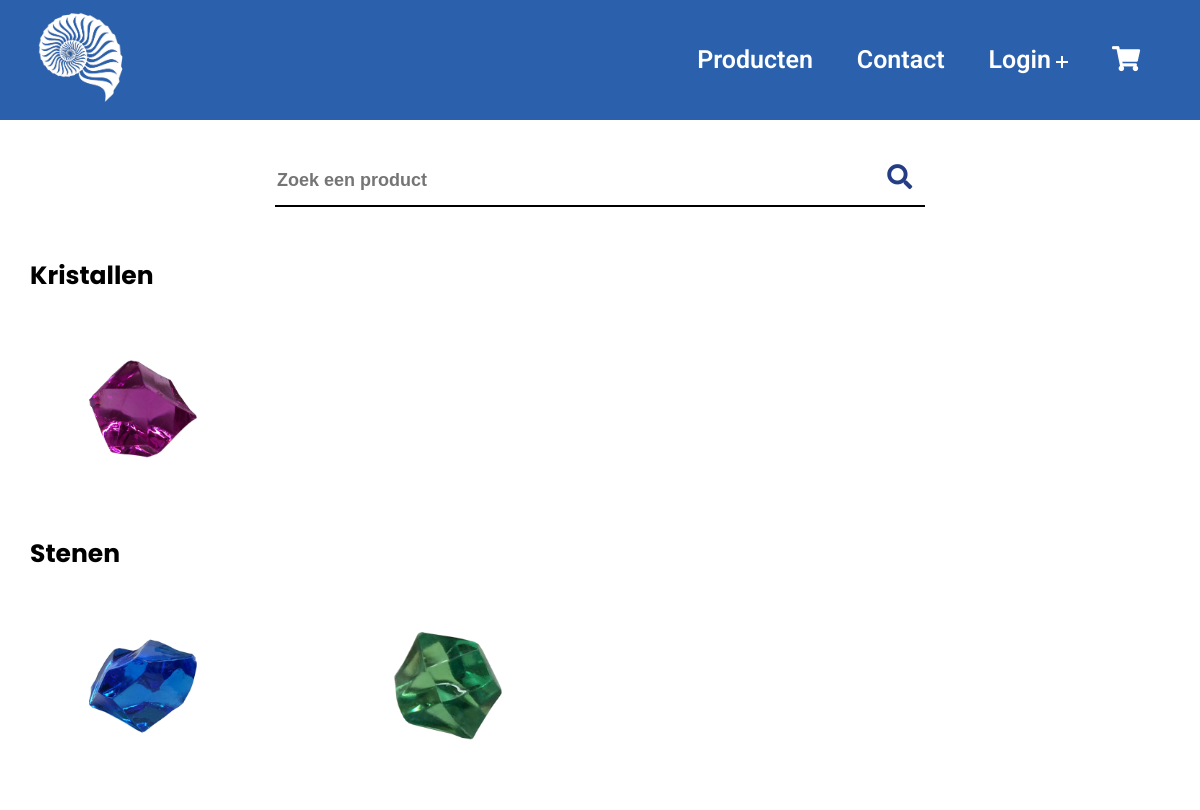
/products.php, run on the app's committed database.
### tables this page shows
CREATE TABLE `product_category` (
  `category_id` int(11) NOT NULL,
  `category_name` varchar(250) NOT NULL
);

CREATE TABLE `product` (
  `product_id` int(11) NOT NULL,
  `product_name` varchar(50) NOT NULL,
  `product_price` int(11) NOT NULL,
  `product_category` int(11) NOT NULL,
  `product_description` longtext NOT NULL,
  `product_quantity` int(11) DEFAULT NULL,
  `product_availability` varchar(5) NOT NULL DEFAULT 'true'
);

CREATE TABLE `product_image` (
  `image_id` int(11) NOT NULL,
  `image_name` varchar(250) NOT NULL,
  `product_id` int(11) NOT NULL
);

### classes/dbh.php (called while the page is built)
<?php
class dbh
{
    public function connection()
    {
        try {
            $username = "root";
            $password = "";
            $pdo = new PDO('mysql:host=localhost;dbname=fas', $username, $password);
            return $pdo;
        } catch (PDOException $e) {
            print "Error!:" . $e->getMessage() . "<br/>";
            die();
        }
    }
}

### products.php (the view, shortened to what this page needs)
<?php
include 'incs/header.php';
include 'classes/dbh.php';
$dbh = new Dbh();
?>
<body id= producten-body>
<?php
include 'incs/navBar.php';
?>
<form class="search-bar" methode="post" action="">
    <input id="search" class="input-search" type="text" name="search" placeholder="Zoek een product">
    <button type="submit" name="submit-search"><i class="fas fa-search"></i></button>
</form>
<div id= all-products>
<?php
$stmtCategory = $dbh->connection()->prepare("SELECT * FROM product_category ORDER BY rand()");
$stmtCategory->execute();
$resultCategory = $stmtCategory->fetchAll();
foreach ($resultCategory as $category) {
    echo "<div class=\"products-wrapper-category\">";
    echo "<h2 class=\"category-title\">$category[category_name]</h2>";
    $stmt = $dbh->connection()->prepare("SELECT * FROM product INNER JOIN product_category ON product.product_category = product_category.category_id INNER JOIN product_image ON product_image.product_id = product.product_id WHERE product_category = $category[category_id] ORDER BY rand();");
    $stmt->execute();
    $result = $stmt->fetchAll();
    echo "<div id=\"products-wrapper\">";
  foreach ($result as $row) {
    if (isset($_SESSION['userId']) && $userRole == "admin") {
        if (($row['product_quantity'] < 1) || ($row['product_availability'] != "true")) {
        echo "
      <div class=\"product\">
      <div class=\"imgbox\">
      <filter style=\"filter: grayscale(100%);\">
        <img src=\"imgs/$row[image_name]\">
      </filter>
      </div>
       <div class=\"detailsAdmin\">
         <h2>$row[product_name]</h2>
         <div class=\"price\">
         €$row[product_price],-
         </div>
         <a href=\"viewProduct.php?id=$row[product_id]\">Bekijken</a>
         <a href=\"editProduct.php?id=$row[product_id]\" style=\"background-color:orange\">Bewerken</a>
         <a href=\"deleteProduct.php?id=$row[product_id]\" style=\"background-color:darkred\">Verwijderen</a>
       </div>
       </div>";
      }else {
        echo "
        <div class=\"product\">
        <div class=\"imgbox\">
          <img src=\"imgs/$row[image_name]\">
        </div>
         <div class=\"detailsAdmin\">
           <h2>$row[product_name]</h2>
           <div class=\"price\">
           €$row[product_price],-
           </div>
           <a href=\"viewProduct.php?id=$row[product_id]\">Bekijken</a>
           <a href=\"editProduct.php?id=$row[product_id]\" style=\"background-color:orange\">Bewerken</a>
           <a href=\"deleteProduct.php?id=$row[product_id]\" style=\"background-color:darkred\">Verwijderen</a>
         </div>
         </div>";}
    } elseif (($row['product_quantity'] > 0) && ($row['product_availability'] != "false")) {
      echo "
      <div class=\"product\">
      <div class=\"imgbox\">
        <img src=\"imgs/$row[image_name]\">
      </div>
       <div class=\"details\">
         <h2>$row[product_name]<br><span>$row[category_name]</span></h2>
         <div class=\"price\">
         €$row[product_price],-
         </div>
         <a href=\"viewProduct.php?id=$row[product_id]\">Bekijken</a>
       </div>
       </div>";
    }
  }
    echo "</div>";
    echo "</div>";
}
?>
</div>
<?php
include 'incs/footer.php';
?>

### css/styles.css (style rules this page uses)
html { font-size: 62.5%; font-family: 'roboto', 'sans-serif'; color: black; background: #fff; -webkit-font-smoothing: antialiased; -moz-osx-font-smoothing: grayscale; margin: 0; padding: 0; overflow-x: hidden; }
body { font-size: 1.6rem; line-height: 1.5; background: #fff; width: 100%; height: 100%; margin: 0; padding: 0; }
h1, h2, h3, h4, h5, h6 { font-family: 'poppins', 'sans-serif'; font-weight: bold; }
.form-control input, button { border: none; outline: none; border-radius: 30px; font-size: 1.1em; }
#products-wrapper { display: grid; grid-template-columns: repeat(6, 1fr); grid-gap: 20px; margin: 0 auto 0 auto; }
.product { position: relative; top: 50%; left: 50%; transform: translate(-50%, -50%); width: 180px; height: 180px; background-color: #fff; border-radius: 10px; overflow: hidden; }
.product .imgbox { height: 100%; box-sizing: border-box; }
.product .imgbox img { display: block; width: 60%; margin: 30px auto 0; }
.products-wrapper-category { margin-bottom: 30px; }
@media screen and (max-width: 1200px) { #products-wrapper { grid-template-columns: repeat(4, 1fr); } }
.category-title { margin-left: 30px; font-size: 25px; font-weight: bold; margin-bottom: 30px; color: black; }
.search-bar { display: flex; justify-content: center; align-items: center; margin: 30px auto 50px auto; max-width: 650px; border-bottom: 2px solid black; }
.input-search { width: 100%; height: 100%; border: none; outline: none; font-size: 18px; font-weight: bold; margin-top: 5px; }
.search-bar button { width: 55px; height: 55px; border: none; outline: none; background-color: white; color: #253d84; font-size: 25px; font-weight: bold; cursor: pointer; margin-left: 15px; }

### data on the page
product_category: category_name "Kristallen"
product: product_image.image_name (picture)
product_category: category_name "Stenen"
product: product_image.image_name (picture)
product: product_image.image_name (picture)
